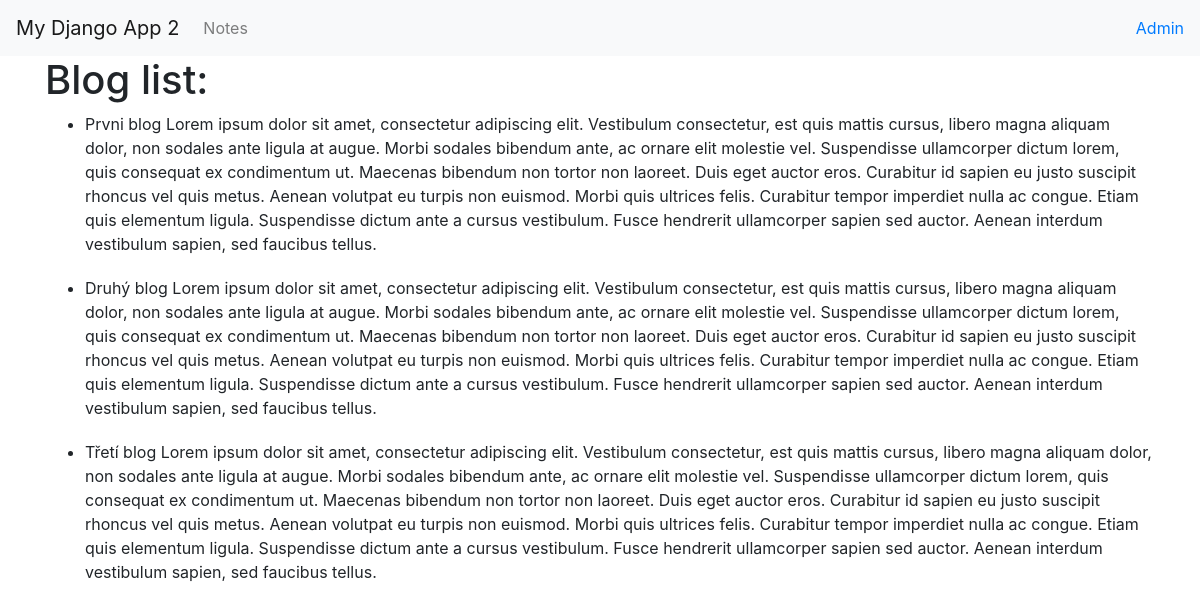
Screenshot of /blog/ with the database file from the repository.
### polls/models.py (models this page shows)
class BlogItem(models.Model):
    blogTitle = models.CharField(max_length=200)
    blogText = models.TextField()

### polls/views/__init__.py (the view)
# urls.py: 2. Add a URL to urlpatterns:  path('blog/', include('blog.urls'))
def blog(request):
    items = BlogItem.objects.all()
    return render(request, "blog.html", {"blog": items})

### polls/templates/blog.html
{% extends "base.html" %} {% block content %}
<h1>Blog list:</h1>
    <ul>
        {% for blogs in blog %}
            <li style="margin-bottom:20px">
                {{ blogs.blogTitle }}
                {{ blogs.blogText }}
            </li>
            {% endfor %}
    </ul>
    {% endblock %}

### polls/templates/base.html (shortened to what this page needs)
<!DOCTYPE html>
<html lang="en">
  <head>
    <link rel="stylesheet" href="https://stackpath.bootstrapcdn.com/bootstrap/4.3.1/css/bootstrap.min.css"  rel="stylesheet" />
  </head>
  <body>
    <nav class="navbar navbar-expand-lg navbar-light bg-light">
      <a class="navbar-brand" href="#">My Django App 2</a>
      <div class="collapse navbar-collapse" id="navbarNav">
        <ul class="navbar-nav">
          <li class="nav-item">
            <a class="nav-link" href="/notes/list/">Notes</a>
          </li>
        </ul>
      </div>
      <div style="text-aling:right">
        <a href="/admin">Admin</a>
      </div>
    </nav>
    <div class="container">{% block content %} {% endblock %}</div>
  </body>
</html>

### rows the page displays
BlogItem: blogTitle "Prvni blog", blogText "Lorem ipsum dolor sit amet, consectetur adipiscing elit. Vestibulum consectetur, est quis mattis cursus, libero magna aliquam dolor, non sodales ante ligula at augue. Morbi sodales bibendum ante, ac ornare elit molestie vel. Suspendisse ullamcorper dictum lorem, quis consequat ex condimentum ut. Maecenas bibendum non tortor non laoreet. Duis eget auctor eros. Curabitur id sapien eu justo suscipit rhoncus vel quis metus. Aenean volutpat eu turpis non euismod. Morbi quis ultrices felis. Curabitur tempor imperdiet nulla ac congue. Etiam quis elementum ligula. Suspendisse dictum ante a cursus vestibulum. Fusce hendrerit ullamcorper sapien sed auctor. Aenean interdum vestibulum sapien, sed…"
BlogItem: blogTitle "Druhý blog", blogText "Lorem ipsum dolor sit amet, consectetur adipiscing elit. Vestibulum consectetur, est quis mattis cursus, libero magna aliquam dolor, non sodales ante ligula at augue. Morbi sodales bibendum ante, ac ornare elit molestie vel. Suspendisse ullamcorper dictum lorem, quis consequat ex condimentum ut. Maecenas bibendum non tortor non laoreet. Duis eget auctor eros. Curabitur id sapien eu justo suscipit rhoncus vel quis metus. Aenean volutpat eu turpis non euismod. Morbi quis ultrices felis. Curabitur tempor imperdiet nulla ac congue. Etiam quis elementum ligula. Suspendisse dictum ante a cursus vestibulum. Fusce hendrerit ullamcorper sapien sed auctor. Aenean interdum vestibulum sapien, sed…"
BlogItem: blogTitle "Třetí blog", blogText "Lorem ipsum dolor sit amet, consectetur adipiscing elit. Vestibulum consectetur, est quis mattis cursus, libero magna aliquam dolor, non sodales ante ligula at augue. Morbi sodales bibendum ante, ac ornare elit molestie vel. Suspendisse ullamcorper dictum lorem, quis consequat ex condimentum ut. Maecenas bibendum non tortor non laoreet. Duis eget auctor eros. Curabitur id sapien eu justo suscipit rhoncus vel quis metus. Aenean volutpat eu turpis non euismod. Morbi quis ultrices felis. Curabitur tempor imperdiet nulla ac congue. Etiam quis elementum ligula. Suspendisse dictum ante a cursus vestibulum. Fusce hendrerit ullamcorper sapien sed auctor. Aenean interdum vestibulum sapien, sed…"
